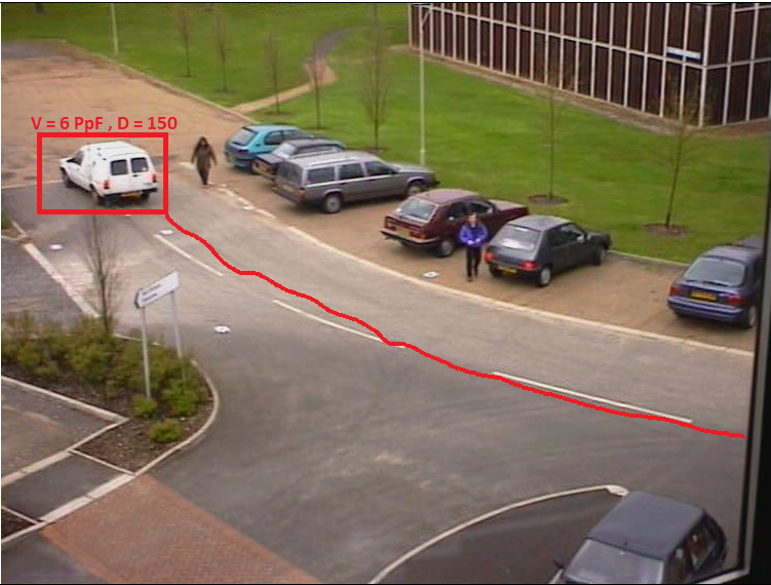
%> input picture image.png, 771 x 585 px
$ octave --eval "result = extract_man(imread('image.png'));"   (GNU Octave 9; MATLAB toolbox functions it lacks are replaced by stand-ins)
%> lines starting %> are read from the running program, lines starting %| are printed output that depends on the picture
### extract_man_transition.m
function [ newimg ] =extract_man_transition( img )

img = medfilt2(img , [7,5]);
edge_img = edge (img , 'canny');


% edge_img = bwareaopen(edge_img, 30 );

% edge_img = imdilate(edge_img , ones(2,2));
newimg=edge_img;
end

### extract_man.m
function [ output ] = extract_man( img )

redChannel = img(:,:,1); % Red channel
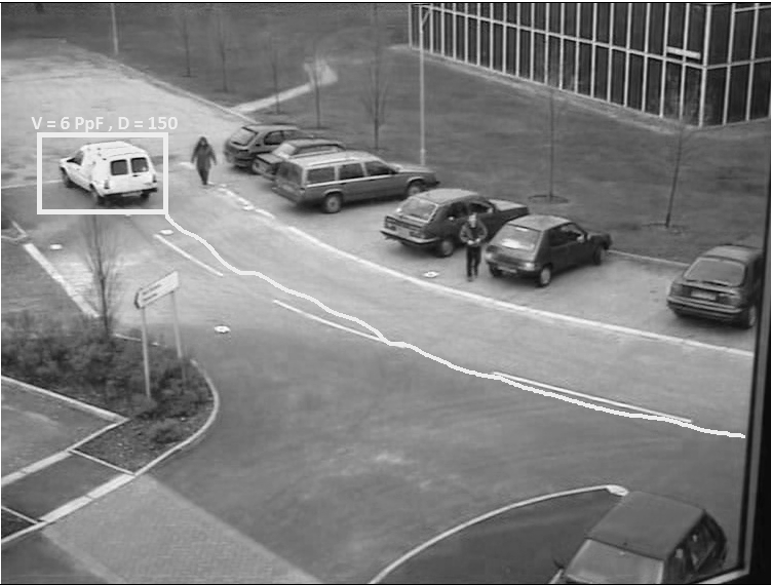
%> redChannel: size 585x771 uint8; min 0, max 255, mean 125.9
greenChannel = img(:,:,2); % Green channel
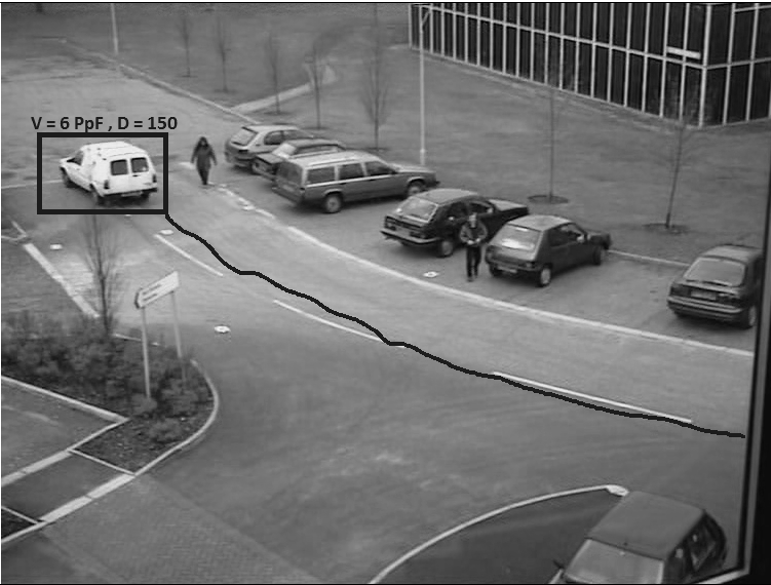
%> greenChannel: size 585x771 uint8; min 0, max 255, mean 111.4
blueChannel = img(:,:,3); % Blue channel
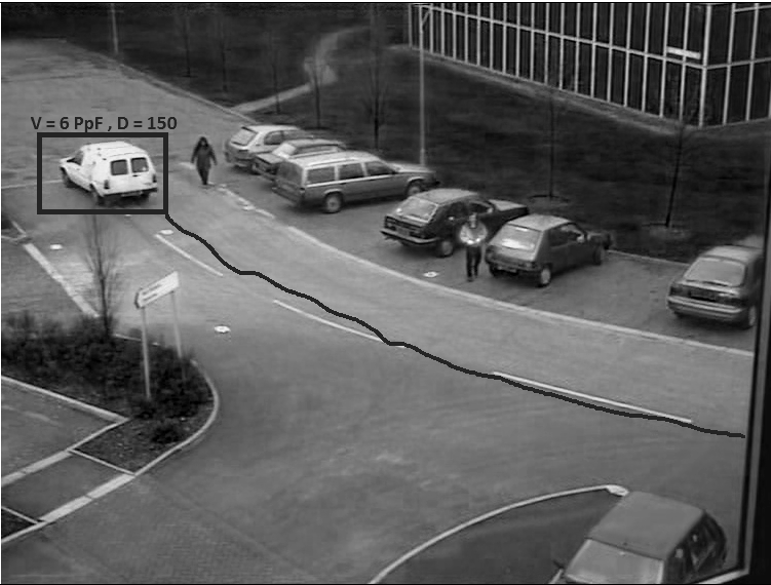
%> blueChannel: size 585x771 uint8; min 0, max 255, mean 91.2
%newBlue = getNewBlue(redChannel,greenChannel,blueChannel);
redChannel = extract_man_transition(redChannel);
%> in extract_man_transition, `edge_img = edge (img , 'canny');`:
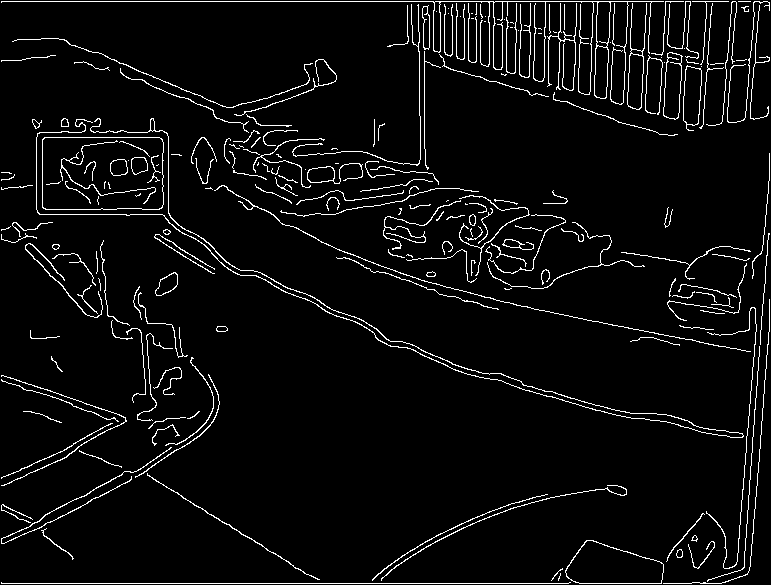
%> edge_img: size 585x771 logical; 4.8% white in thin lines or dots
blueChannel = extract_man_transition(blueChannel);
%> in extract_man_transition (call 2), `edge_img = edge (img , 'canny');`: edge_img: size 585x771 logical; 4.6% white in thin lines or dots
greenChannel = extract_man_transition(greenChannel);
%> in extract_man_transition (call 3), `img = medfilt2(img , [7,5]);`:
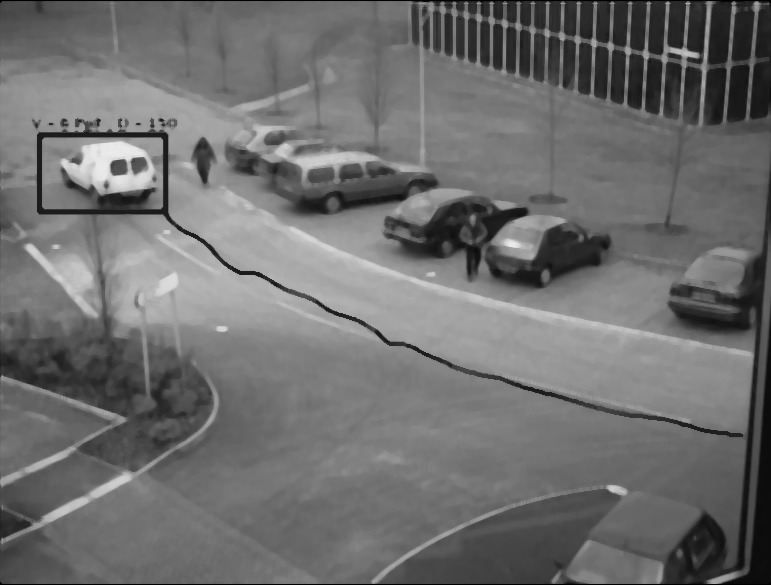
%> img: size 585x771 uint8; min 0, max 235, mean 110.3
%> in extract_man_transition (call 3), `edge_img = edge (img , 'canny');`:
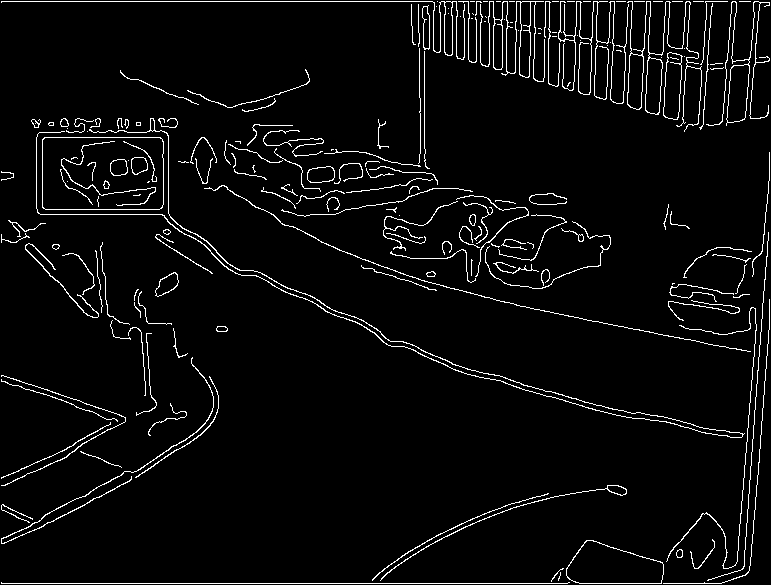
%> edge_img: size 585x771 logical; 4.3% white in thin lines or dots
newimg = redChannel + blueChannel + greenChannel;
% newimg = imdilate(newimg , ones(4,4));
newimg= imfill(newimg,'holes');
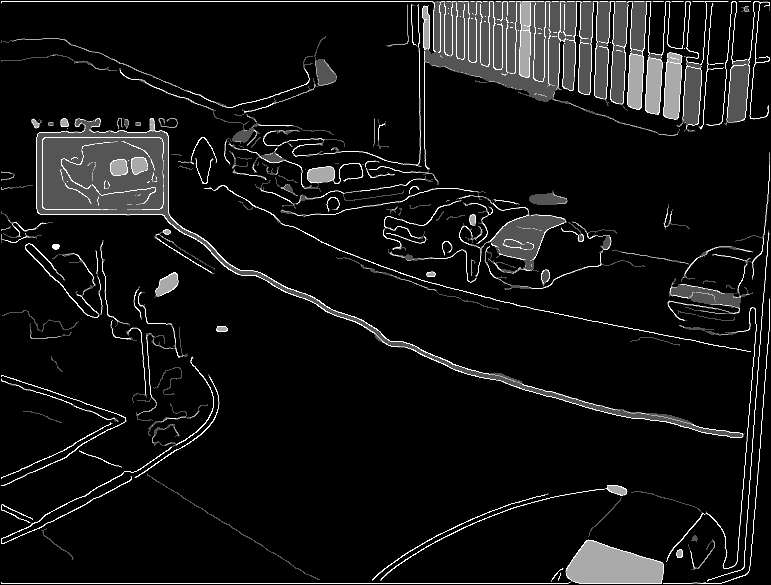
%> newimg: size 585x771 double; min 0, max 3, mean 0.234; drawn with min black and max white
%newimg= bwareafilt(logical(newimg),1);

output = newimg;
% output = extractobject(img , newimg);

end
